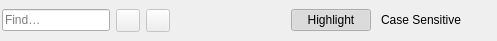
<?xml version="1.0" encoding="UTF-8"?>
<ui version="4.0">
 <class>Meerkat::SearchBarWidget</class>
 <widget class="QWidget" name="Meerkat::SearchBarWidget">
  <property name="geometry">
   <rect>
    <x>0</x>
    <y>0</y>
    <width>497</width>
    <height>41</height>
   </rect>
  </property>
  <layout class="QHBoxLayout" name="horizontalLayout">
   <property name="leftMargin">
    <number>2</number>
   </property>
   <property name="topMargin">
    <number>2</number>
   </property>
   <property name="rightMargin">
    <number>2</number>
   </property>
   <property name="bottomMargin">
    <number>2</number>
   </property>
   <item>
    <widget class="QLineEdit" name="queryLineEdit">
     <property name="sizePolicy">
      <sizepolicy hsizetype="Preferred" vsizetype="Fixed">
       <horstretch>0</horstretch>
       <verstretch>0</verstretch>
      </sizepolicy>
     </property>
     <property name="placeholderText">
      <string>Find…</string>
     </property>
    </widget>
   </item>
   <item>
    <widget class="QToolButton" name="nextButton">
     <property name="enabled">
      <bool>false</bool>
     </property>
     <property name="toolTip">
      <string>Find Next</string>
     </property>
     <property name="icon">
      <iconset resource="../../../../resources/resources.qrc">
       <normaloff>:/icons/go-down.png</normaloff>:/icons/go-down.png</iconset>
     </property>
    </widget>
   </item>
   <item>
    <widget class="QToolButton" name="previousButton">
     <property name="enabled">
      <bool>false</bool>
     </property>
     <property name="toolTip">
      <string>Find Previous</string>
     </property>
     <property name="icon">
      <iconset resource="../../../../resources/resources.qrc">
       <normaloff>:/icons/go-up.png</normaloff>:/icons/go-up.png</iconset>
     </property>
    </widget>
   </item>
   <item>
    <spacer name="horizontalSpacer">
     <property name="orientation">
      <enum>Qt::Horizontal</enum>
     </property>
     <property name="sizeHint" stdset="0">
      <size>
       <width>0</width>
       <height>0</height>
      </size>
     </property>
    </spacer>
   </item>
   <item>
    <widget class="QPushButton" name="highlightButton">
     <property name="focusPolicy">
      <enum>Qt::TabFocus</enum>
     </property>
     <property name="text">
      <string>Highlight</string>
     </property>
     <property name="checkable">
      <bool>true</bool>
     </property>
     <property name="checked">
      <bool>true</bool>
     </property>
     <property name="flat">
      <bool>true</bool>
     </property>
    </widget>
   </item>
   <item>
    <widget class="QPushButton" name="caseSensitiveButton">
     <property name="focusPolicy">
      <enum>Qt::TabFocus</enum>
     </property>
     <property name="text">
      <string>Case Sensitive</string>
     </property>
     <property name="checkable">
      <bool>true</bool>
     </property>
     <property name="flat">
      <bool>true</bool>
     </property>
    </widget>
   </item>
   <item>
    <widget class="QToolButton" name="closeButton">
     <property name="toolTip">
      <string>Close</string>
     </property>
     <property name="icon">
      <iconset resource="../../../../resources/resources.qrc">
       <normaloff>:/icons/window-close.png</normaloff>:/icons/window-close.png</iconset>
     </property>
     <property name="autoRaise">
      <bool>true</bool>
     </property>
    </widget>
   </item>
  </layout>
 </widget>
 <resources>
  <include location="../../../../resources/resources.qrc"/>
 </resources>
 <connections/>
</ui>
